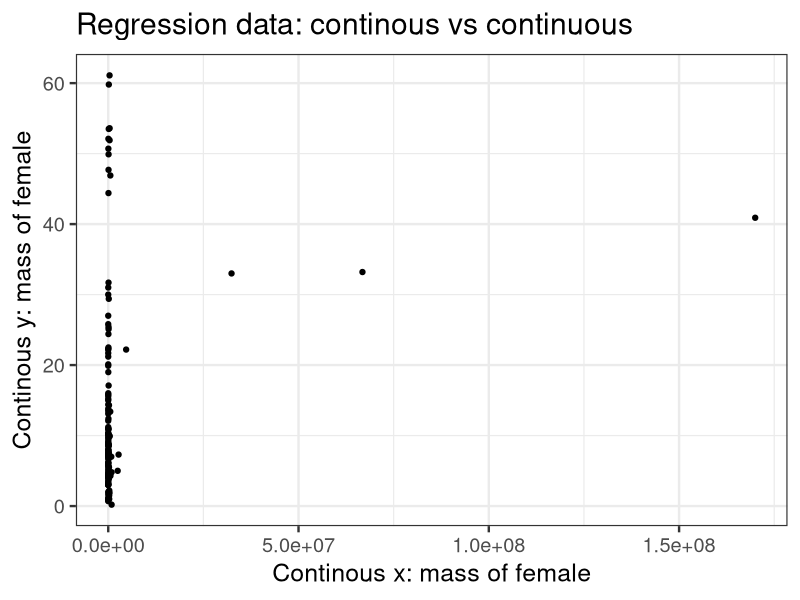
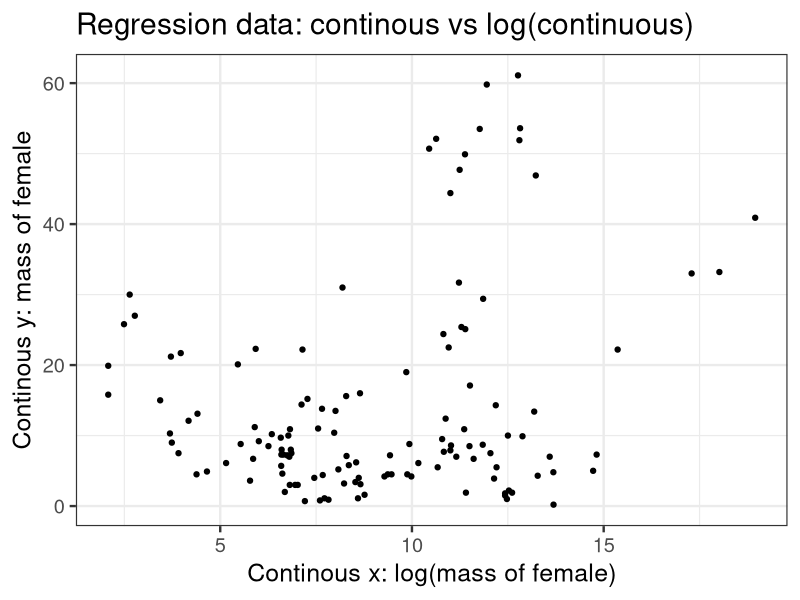
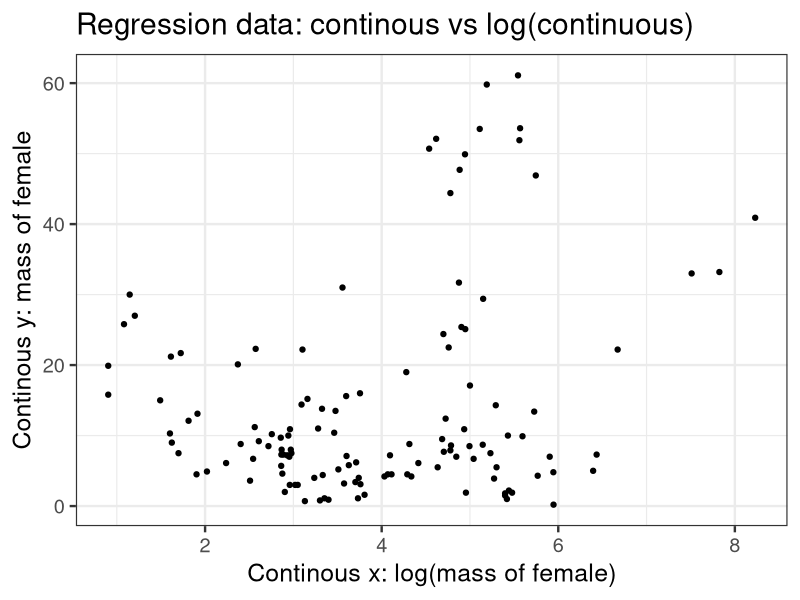
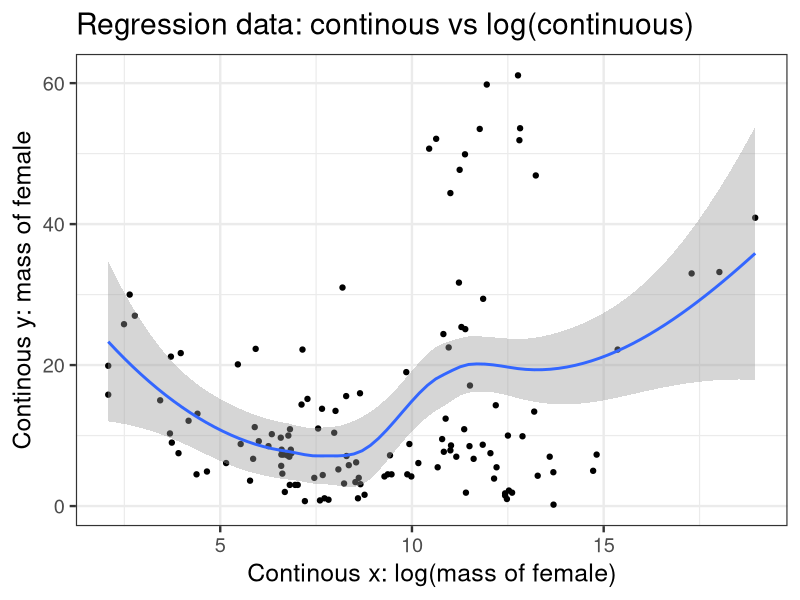
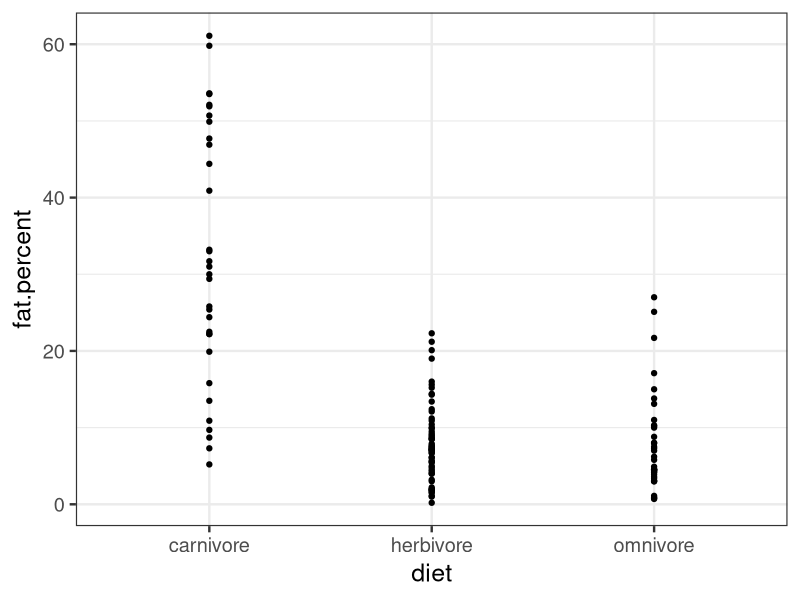
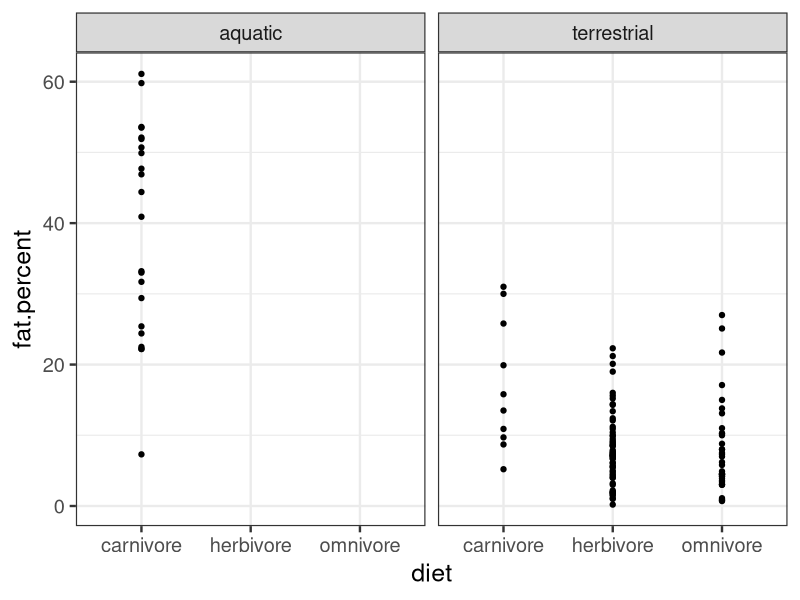
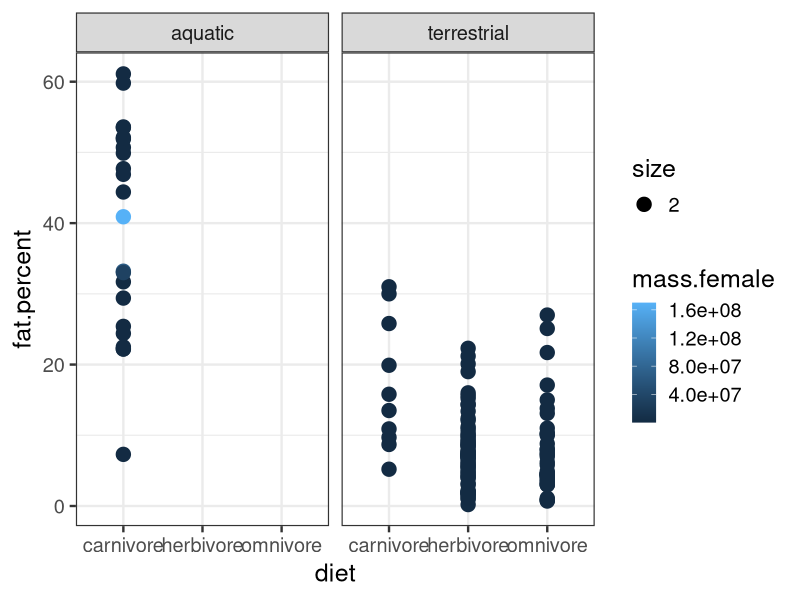
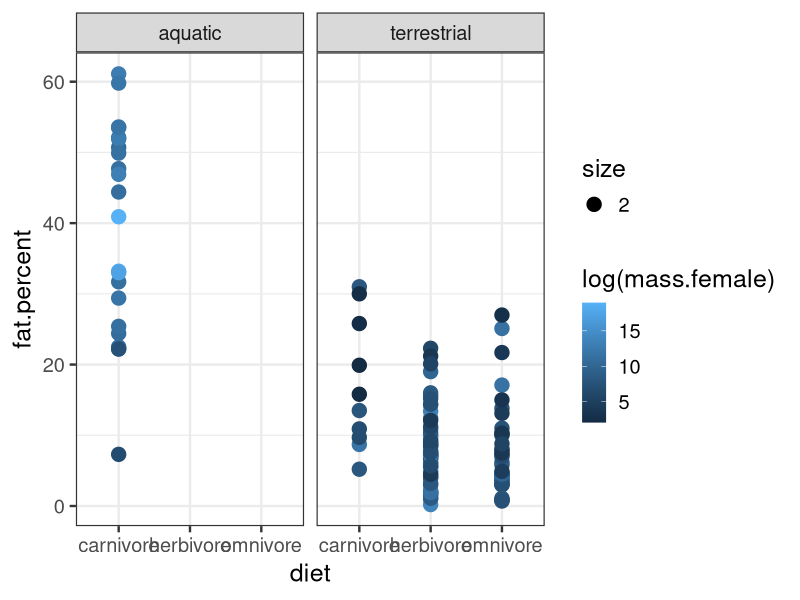

The R source for these figures, in order:
## ---- chunk 1
knitr::opts_chunk$set(echo = TRUE, warning = FALSE, message = FALSE, strip.white = FALSE, cache = TRUE)
## ---- chunk 2
#Data cleaned in 1_REGRESSIOn_data_cleaning_Skibiel_et_al...
milk2 <- read.csv(file = "./Skibiel_clean_milk_focal_column.csv")
## ---- chunk 3
# Hom much data?
dim(milk2)

#focal columns
##(use negative indexing to drop some)
summary(milk2[,-c(2,3,8,9)])
## ---- chunk 4
library(ggplot2)

#set font
theme_set(theme_bw(base_size = 18))

qplot(y = fat.percent,
      x = mass.female,
      data = milk2,
      main = "Regression data: continous vs continuous",
      xlab = "Continous x: mass of female",
      ylab = "Continous y: mass of female") 
## ---- chunk 5
library(ggplot2)

qplot(y = fat.percent,
      x = log(mass.female),
      data = milk2,
            main = "Regression data: continous vs log(continuous)",
      xlab = "Continous x: log(mass of female)",
      ylab = "Continous y: mass of female")
## ---- chunk 6
library(ggplot2)

qplot(y = fat.percent,
      x = log10(mass.female),
      data = milk2,
            main = "Regression data: continous vs log(continuous)",
      xlab = "Continous x: log(mass of female)",
      ylab = "Continous y: mass of female")
## ---- chunk 7
qplot(y = fat.percent,
      x = log(mass.female),
      geom = c("point","smooth"),
      data = milk2,
            main = "Regression data: continous vs log(continuous)",
      xlab = "Continous x: log(mass of female)",
      ylab = "Continous y: mass of female")
## ---- chunk 8
qplot(y = fat.percent,
      x = diet,
      data = milk2)

## ---- chunk 9
library(ggplot2)

qplot(y = fat.percent,
      x = diet,
      data = milk2,
      facets = ~ biome)

## ---- chunk 10
library(ggplot2)

qplot(y = fat.percent,
      x = diet,
      data = milk2,
      color = mass.female,
      size = 2,
      facets = ~ biome)

## ---- chunk 11
library(ggplot2)

qplot(y = fat.percent,
      x = diet,
      data = milk2,
      color = log(mass.female),
      size = 2,
      facets = ~ biome)

## ---- chunk 12
library(ggplot2)

qplot(y = fat.percent,
      x = diet,
      data = milk2,
      geom = c("boxplot"),
      color = log(mass.female),
      facets = ~ biome)

## ---- chunk 13
library(ggplot2)

qplot(y = fat.percent,
      x = diet,
      data = milk2,
      geom = c("boxplot", "point"),
      color = log(mass.female),
      facets = ~ biome)

## ---- chunk 14
#Select subset
i.use <- with(milk2, which(order %in% c("Rodentia",
                                        "Primates",
                                        "Lagomorpha")))
#make subset using row indexing
milk3 <- milk2[i.use,]

write.csv(milk3, file = "Skibiel_clean_milk_focal_genera.csv")
## ---- chunk 15
# Original data
dim(milk2)

#out sowkring subset
dim(milk3)
## ---- chunk 16
library(ggplot2)

qplot(y = fat.percent,
      x = mass.female,
      data = milk3) 
## ---- chunk 17
library(ggplot2)
milk3$spp.focal <- ""
i.focal <- c(17,18,19,23,30,34,39)

milk3$spp.focal[i.focal] <- as.character(milk3$spp[i.focal])
qplot(y = fat.percent,
      x = mass.female,
      data = milk3) + geom_text(aes(label=spp.focal),hjust=1, vjust=0)
## ---- chunk 18
qplot(y = fat.percent,
      x = log(mass.female),
      xlim = c(2,13),
      data = milk3)+ geom_text(aes(label=spp.focal),hjust=0, vjust=0)
## ---- chunk 19
qplot(y = fat.percent,
      x = log(mass.female),
      data = milk3,
      geom = c("point","smooth"))
## ---- chunk 20
qplot(y = fat.percent,
      x = log(mass.female),
      data = milk3,
      geom = c("point")) +
  geom_smooth(method = "lm")
## ---- chunk 21
qplot(y = fat.percent,
      x = log(gest.month.NUM),
      data = milk3,
      geom = c("point")) +
  geom_smooth(method = "lm")
## ---- chunk 22
qplot(y = fat.percent,
      x = log(lacat.mo.NUM),
      data = milk3,
      geom = c("point")) +
  geom_smooth(method = "lm")
## ---- chunk 23
qplot(y = fat.percent,
      x = log(mass.litter),
      data = milk3,
      geom = c("point")) +
  geom_smooth(method = "lm")
